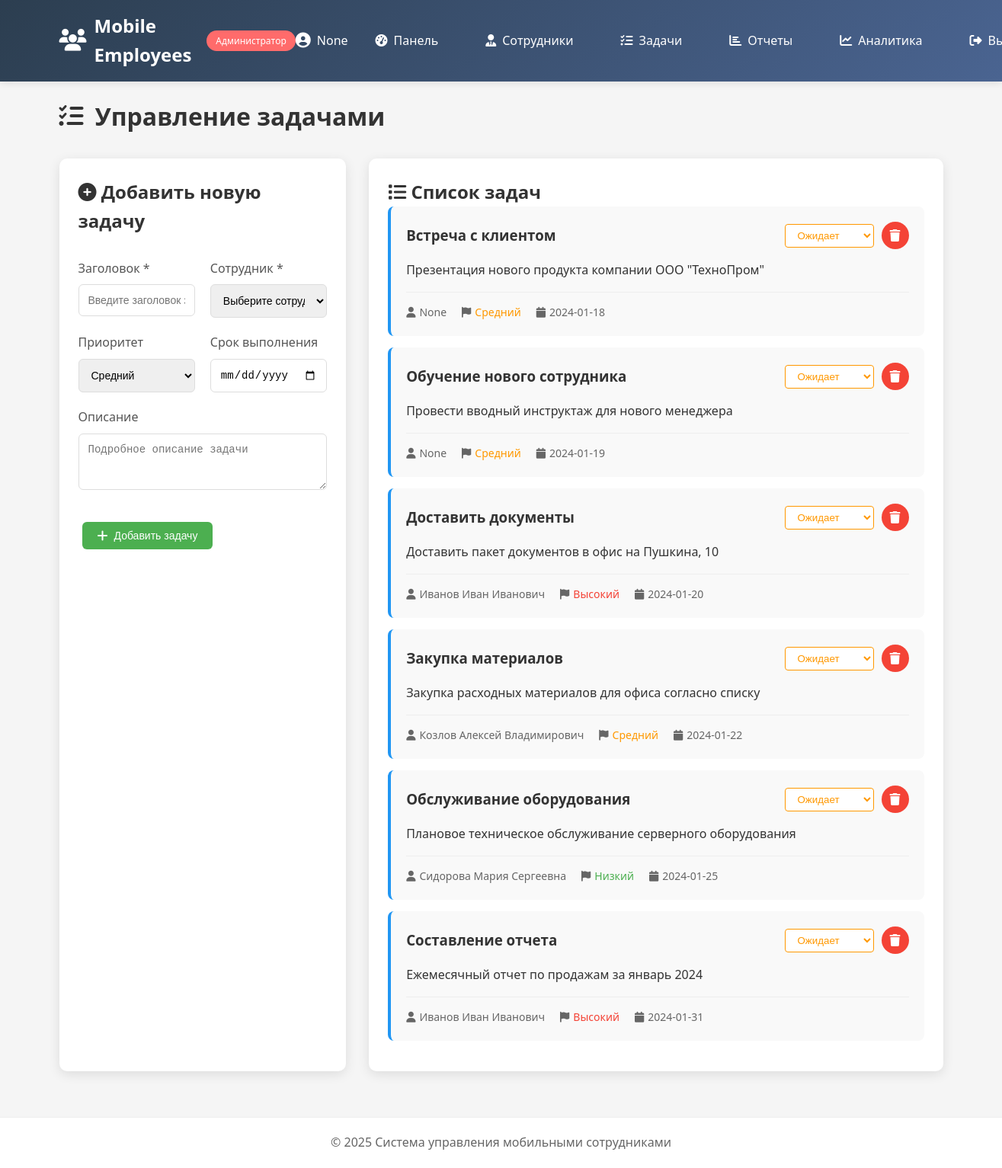
The app's page /admin/tasks (signed in) with its own data.
### tables this page shows
CREATE TABLE tasks (
                id INTEGER PRIMARY KEY AUTOINCREMENT,
                title TEXT NOT NULL,
                description TEXT,
                employee_id INTEGER NOT NULL,
                manager_id INTEGER,
                status TEXT DEFAULT 'pending',
                priority TEXT DEFAULT 'medium',
                due_date TIMESTAMP,
                created_at TIMESTAMP DEFAULT CURRENT_TIMESTAMP,
                completed_at TIMESTAMP,
                feedback TEXT,
                rating INTEGER,
                FOREIGN KEY (employee_id) REFERENCES employees (id) ON DELETE CASCADE,
                FOREIGN KEY (manager_id) REFERENCES users (id) ON DELETE SET NULL
            );

CREATE TABLE employees (
                id INTEGER PRIMARY KEY AUTOINCREMENT,
                name TEXT NOT NULL,
                position TEXT NOT NULL,
                department TEXT,
                phone TEXT UNIQUE NOT NULL,
                email TEXT UNIQUE NOT NULL,
                location TEXT,
                status TEXT DEFAULT 'active',
                latitude REAL,
                longitude REAL,
                work_schedule TEXT,
                current_task TEXT,
                hourly_rate REAL DEFAULT 0,
                created_at TIMESTAMP DEFAULT CURRENT_TIMESTAMP
            );

### app.py (the view)
@app.route('/admin/tasks')
@admin_required
def admin_tasks():
    tasks = db.get_all_tasks()
    employees = db.get_all_employees()
    return render_template('admin/tasks.html', tasks=tasks, employees=employees)

### app.py (called while the page is built)
def admin_required(f):
    @wraps(f)
    def decorated_function(*args, **kwargs):
        if 'user_id' not in session:
            flash('Пожалуйста, войдите в систему', 'warning')
            return redirect(url_for('login'))
        if session.get('role') != 'admin':
            flash('Доступ запрещен. Требуются права администратора', 'danger')
            return redirect(url_for('index'))
        return f(*args, **kwargs)
    return decorated_function

    def get_connection(self):
        conn = sqlite3.connect(self.db_name)
        conn.row_factory = sqlite3.Row
        return conn

    def get_all_employees(self):
        conn = self.get_connection()
        employees = conn.execute('SELECT * FROM employees ORDER BY name').fetchall()
        conn.close()
        return employees

    def get_all_tasks(self, employee_id=None):
        conn = self.get_connection()
        if employee_id:
            tasks = conn.execute('''
                SELECT t.*, e.name as employee_name
                FROM tasks t
                LEFT JOIN employees e ON t.employee_id = e.id
                WHERE t.employee_id = ?
                ORDER BY t.due_date
            ''', (employee_id,)).fetchall()
        else:
            tasks = conn.execute('''
                SELECT t.*, e.name as employee_name
                FROM tasks t
                LEFT JOIN employees e ON t.employee_id = e.id
                ORDER BY t.due_date
            ''').fetchall()
        conn.close()
        return tasks

### templates/admin/tasks.html (shortened to what this page needs)
{% extends "base.html" %}
{% block content %}
<div class="tasks-page">
    <div class="page-header">
        <h1><i class="fas fa-tasks"></i> Управление задачами</h1>
    </div>
    <div class="tasks-container">
        <div class="task-form-section">
            <h2><i class="fas fa-plus-circle"></i> Добавить новую задачу</h2>
            <form method="POST" action="{{ url_for('admin_add_task') }}" class="task-form">
                <div class="form-grid">
                    <div class="form-group">
                        <label for="title">Заголовок *</label>
                        <input type="text" id="title" name="title" required
                               placeholder="Введите заголовок задачи">
                    </div>
                    <div class="form-group">
                        <label for="employee_id">Сотрудник *</label>
                        <select id="employee_id" name="employee_id" required>
                            <option value="">Выберите сотрудника</option>
                        </select>
                    </div>
                    <div class="form-group">
                        <label for="priority">Приоритет</label>
                        <select id="priority" name="priority">
                            <option value="medium" selected>Средний</option>
                        </select>
                    </div>
                    <div class="form-group">
                        <label for="due_date">Срок выполнения</label>
                        <input type="date" id="due_date" name="due_date">
                    </div>
                    <div class="form-group full-width">
                        <label for="description">Описание</label>
                        <textarea id="description" name="description"
                                  rows="3" placeholder="Подробное описание задачи"></textarea>
                    </div>
                </div>
                <button type="submit" class="btn btn-success">
                    <i class="fas fa-plus"></i> Добавить задачу
                </button>
            </form>
        </div>
        <div class="tasks-list-section">
            <h2><i class="fas fa-list"></i> Список задач</h2>
            <div class="tasks-items">
                {% for task in tasks %}
                <div class="task-item">
                    <div class="task-header">
                        <h3>{{ task.title }}</h3>
                        <div class="task-actions">
                            <form method="POST" action="{{ url_for('update_task_status', id=task.id) }}"
                                  style="display: inline;">
                                <select name="status" onchange="this.form.submit()"
                                        class="status-select status-{{ task.status }}">
                                    <option value="pending" {% if task.status == 'pending' %}selected{% endif %}>
                                        Ожидает
                                    </option>
                                </select>
                            </form>
                            <a href="{{ url_for('delete_task', id=task.id) }}"
                               class="btn-action btn-delete"
                               onclick="return confirm('Удалить задачу?')">
                                <i class="fas fa-trash"></i>
                            </a>
                        </div>
                    </div>
                    <div class="task-body">
                        <p>{{ task.description or 'Без описания' }}</p>
                        <div class="task-meta">
                            <div class="meta-item">
                                <i class="fas fa-user"></i>
                                <span>{{ task.employee_name }}</span>
                            </div>
                            <div class="meta-item">
                                <i class="fas fa-flag"></i>
                                <span class="priority-{{ task.priority }}">
                                    {% if task.priority == 'low' %}Низкий{% endif %}
                                    {% if task.priority == 'medium' %}Средний{% endif %}
                                    {% if task.priority == 'high' %}Высокий{% endif %}
                                </span>
                            </div>
                            {% if task.due_date %}
                            <div class="meta-item">
                                <i class="fas fa-calendar"></i>
                                <span>{{ task.due_date[:10] }}</span>
                            </div>
                            {% endif %}
                        </div>
                    </div>
                </div>
                {% else %}
                <p class="no-tasks">Нет задач</p>
                {% endfor %}
            </div>
        </div>
    </div>
</div>
{% endblock %}

### static/style.css (style rules this page uses)
* { margin: 0; padding: 0; box-sizing: border-box; }
body { font-family: 'Segoe UI', Tahoma, Geneva, Verdana, sans-serif; line-height: 1.6; color: #333; background-color: #f5f5f5; min-height: 100vh; display: flex; flex-direction: column; }
.btn { display: inline-flex; align-items: center; gap: 8px; padding: 10px 20px; border: none; border-radius: 6px; cursor: pointer; text-decoration: none; font-size: 14px; font-weight: 500; transition: all 0.3s; margin: 5px; }
.btn i { font-size: 16px; }
.btn-success { background: #4CAF50; color: white; }
.status-pending { background: #fff3e0; color: #f57c00; }
.btn-action { width: 36px; height: 36px; border-radius: 50%; display: flex; align-items: center; justify-content: center; border: none; cursor: pointer; color: white; text-decoration: none; transition: all 0.3s; }
.btn-delete { background: #f44336; }
.form-grid, .form-row { display: grid; grid-template-columns: repeat(2, 1fr); gap: 20px; margin: 30px 0; }
.form-group.full-width { grid-column: 1 / -1; }
.form-group label { display: block; margin-bottom: 8px; font-weight: 500; color: #555; }
.form-group input, .form-group select, .form-group textarea, .form-control { width: 100%; padding: 12px; border: 1px solid #ddd; border-radius: 6px; font-size: 14px; transition: border 0.3s; }
.tasks-container { display: grid; grid-template-columns: 1fr 2fr; gap: 30px; margin-top: 20px; }
.task-form-section, .tasks-list-section { background: white; padding: 25px; border-radius: 10px; box-shadow: 0 4px 15px rgba(0,0,0,0.1); }
.task-item { background: #f9f9f9; border-radius: 8px; padding: 20px; margin-bottom: 15px; border-left: 4px solid #2196F3; }
.task-header { display: flex; justify-content: space-between; align-items: center; margin-bottom: 15px; }
.task-actions { display: flex; gap: 10px; align-items: center; }
.status-select { padding: 6px 12px; border-radius: 4px; border: 1px solid #ddd; background: white; cursor: pointer; }
.status-select.status-pending { border-color: #ff9800; color: #ff9800; }
.task-meta { display: flex; gap: 20px; margin-top: 15px; padding-top: 15px; border-top: 1px solid #eee; }
.meta-item { display: flex; align-items: center; gap: 5px; color: #666; font-size: 14px; }
.priority-low { color: #4CAF50; font-weight: 500; }
.priority-medium { color: #ff9800; font-weight: 500; }
.priority-high { color: #f44336; font-weight: 500; }
.page-header { display: flex; justify-content: space-between; align-items: center; margin-bottom: 30px; }
.page-header h1 { display: flex; align-items: center; gap: 15px; }

### records on screen
tasks: title "Встреча с клиентом", status "Ожидает", description "Презентация нового продукта компании ООО \"ТехноПром\"", employee_name "None", priority "Средний", due_date "2024-01-18"
tasks: title "Обучение нового сотрудника", status "Ожидает", description "Провести вводный инструктаж для нового менеджера", employee_name "None", priority "Средний", due_date "2024-01-19"
tasks: title "Доставить документы", status "Ожидает", description "Доставить пакет документов в офис на Пушкина, 10", employee_name "Иванов Иван Иванович", priority "Высокий", due_date "2024-01-20"
tasks: title "Закупка материалов", status "Ожидает", description "Закупка расходных материалов для офиса согласно списку", employee_name "Козлов Алексей Владимирович", priority "Средний", due_date "2024-01-22"
tasks: title "Обслуживание оборудования", status "Ожидает", description "Плановое техническое обслуживание серверного оборудования", employee_name "Сидорова Мария Сергеевна", priority "Низкий", due_date "2024-01-25"
tasks: title "Составление отчета", status "Ожидает", description "Ежемесячный отчет по продажам за январь 2024", employee_name "Иванов Иван Иванович", priority "Высокий", due_date "2024-01-31"

### other values on screen
{{ session.get('employee_name', session.get('username')) }} "None"
